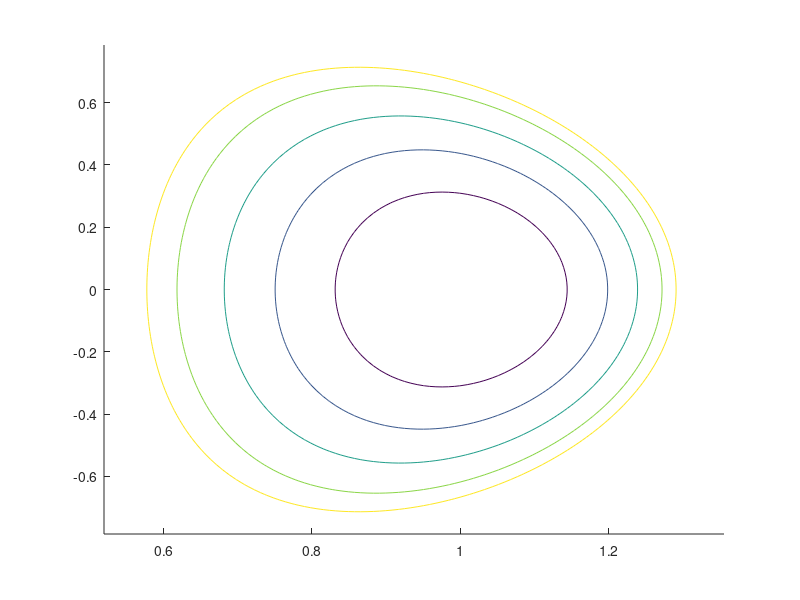

MATLAB code for this plot: (Note: this script raises an error after producing the figure.)
function [X,Z,psi,P] = cal_equilibrium()
 %calculate the equilibrium
%% the parameters determine the equilibrium
R = 1; B0 = 1; E = 2; epsilon = 1/3;
q0 = 0.3; lamda = 1; n = 2;
%% the boundary of plasma
psiB = epsilon^2*pi*E*R^2*B0/q0;
Xmin = R*sqrt(1-2*epsilon); Xmax = R*sqrt(1+2*epsilon);
Xtemp = R*(1-4*epsilon^2)^(1/4);
Zmin = -sqrt((4*R^4*epsilon^2-(Xtemp^2-R^2)^2)*E^2/(4*Xtemp^2));
Zmax = -Zmin;
%% the psi
nX = 100; nZ = 100;
X = linspace(0.9*Xmin, 1.05*Xmax, nX);
Z = linspace(1.1*Zmin, 1.1*Zmax, nZ);
[X,Z] = meshgrid(X,Z);
psi = pi*B0/(E*R^2*q0)*(X.^2.*Z.^2+E^2/4*(X.^2-R^2).^2);

P = (1+E^2)*B0/(2*pi*E*R^2*q0)*(psiB-psi);
%v = linspace(0,psiB,8);
v = [0:0.5:psiB,psiB];
figure(1);
hold on;
[C,h] = contour(X,Z,psi,v);
h.LineColor = 'k';
h.ShowText = 'on';
contourf(X,Z,P,v);
axis square;
hold off;

